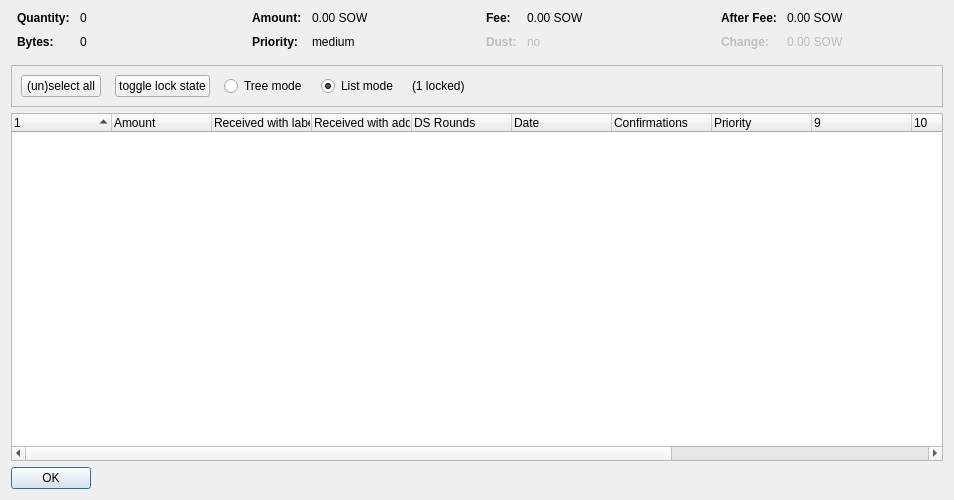
<?xml version="1.0" encoding="UTF-8"?>
<ui version="4.0">
 <class>CoinControlDialog</class>
 <widget class="QDialog" name="CoinControlDialog">
  <property name="geometry">
   <rect>
    <x>0</x>
    <y>0</y>
    <width>954</width>
    <height>500</height>
   </rect>
  </property>
  <property name="windowTitle">
   <string>Coin Selection</string>
  </property>
  <layout class="QVBoxLayout" name="verticalLayout">
   <item>
    <layout class="QHBoxLayout" name="horizontalLayoutTop" stretch="0,0,0,0">
     <property name="topMargin">
      <number>0</number>
     </property>
     <property name="bottomMargin">
      <number>10</number>
     </property>
     <item>
      <layout class="QFormLayout" name="formLayoutCoinControl1">
       <property name="horizontalSpacing">
        <number>10</number>
       </property>
       <property name="verticalSpacing">
        <number>10</number>
       </property>
       <property name="leftMargin">
        <number>6</number>
       </property>
       <property name="rightMargin">
        <number>6</number>
       </property>
       <item row="0" column="0">
        <widget class="QLabel" name="labelCoinControlQuantityText">
         <property name="font">
          <font>
           <weight>75</weight>
           <bold>true</bold>
          </font>
         </property>
         <property name="text">
          <string>Quantity:</string>
         </property>
        </widget>
       </item>
       <item row="0" column="1">
        <widget class="QLabel" name="labelCoinControlQuantity">
         <property name="cursor">
          <cursorShape>IBeamCursor</cursorShape>
         </property>
         <property name="contextMenuPolicy">
          <enum>Qt::ActionsContextMenu</enum>
         </property>
         <property name="text">
          <string notr="true">0</string>
         </property>
         <property name="textInteractionFlags">
          <set>Qt::LinksAccessibleByMouse|Qt::TextSelectableByKeyboard|Qt::TextSelectableByMouse</set>
         </property>
        </widget>
       </item>
       <item row="1" column="0">
        <widget class="QLabel" name="labelCoinControlBytesText">
         <property name="font">
          <font>
           <weight>75</weight>
           <bold>true</bold>
          </font>
         </property>
         <property name="text">
          <string>Bytes:</string>
         </property>
        </widget>
       </item>
       <item row="1" column="1">
        <widget class="QLabel" name="labelCoinControlBytes">
         <property name="cursor">
          <cursorShape>IBeamCursor</cursorShape>
         </property>
         <property name="contextMenuPolicy">
          <enum>Qt::ActionsContextMenu</enum>
         </property>
         <property name="text">
          <string notr="true">0</string>
         </property>
         <property name="textInteractionFlags">
          <set>Qt::LinksAccessibleByMouse|Qt::TextSelectableByKeyboard|Qt::TextSelectableByMouse</set>
         </property>
        </widget>
       </item>
      </layout>
     </item>
     <item>
      <layout class="QFormLayout" name="formLayoutCoinControl2">
       <property name="horizontalSpacing">
        <number>10</number>
       </property>
       <property name="verticalSpacing">
        <number>10</number>
       </property>
       <property name="leftMargin">
        <number>6</number>
       </property>
       <property name="rightMargin">
        <number>6</number>
       </property>
       <item row="0" column="0">
        <widget class="QLabel" name="labelCoinControlAmountText">
         <property name="font">
          <font>
           <weight>75</weight>
           <bold>true</bold>
          </font>
         </property>
         <property name="text">
          <string>Amount:</string>
         </property>
        </widget>
       </item>
       <item row="0" column="1">
        <widget class="QLabel" name="labelCoinControlAmount">
         <property name="cursor">
          <cursorShape>IBeamCursor</cursorShape>
         </property>
         <property name="contextMenuPolicy">
          <enum>Qt::ActionsContextMenu</enum>
         </property>
         <property name="text">
          <string notr="true">0.00 SOW</string>
         </property>
         <property name="textInteractionFlags">
          <set>Qt::LinksAccessibleByMouse|Qt::TextSelectableByKeyboard|Qt::TextSelectableByMouse</set>
         </property>
        </widget>
       </item>
       <item row="1" column="0">
        <widget class="QLabel" name="labelCoinControlPriorityText">
         <property name="font">
          <font>
           <weight>75</weight>
           <bold>true</bold>
          </font>
         </property>
         <property name="text">
          <string>Priority:</string>
         </property>
        </widget>
       </item>
       <item row="1" column="1">
        <widget class="QLabel" name="labelCoinControlPriority">
         <property name="cursor">
          <cursorShape>IBeamCursor</cursorShape>
         </property>
         <property name="contextMenuPolicy">
          <enum>Qt::ActionsContextMenu</enum>
         </property>
         <property name="text">
          <string>medium</string>
         </property>
         <property name="textInteractionFlags">
          <set>Qt::LinksAccessibleByMouse|Qt::TextSelectableByKeyboard|Qt::TextSelectableByMouse</set>
         </property>
        </widget>
       </item>
      </layout>
     </item>
     <item>
      <layout class="QFormLayout" name="formLayoutCoinControl3">
       <property name="horizontalSpacing">
        <number>10</number>
       </property>
       <property name="verticalSpacing">
        <number>10</number>
       </property>
       <property name="leftMargin">
        <number>6</number>
       </property>
       <property name="rightMargin">
        <number>6</number>
       </property>
       <item row="0" column="0">
        <widget class="QLabel" name="labelCoinControlFeeText">
         <property name="font">
          <font>
           <weight>75</weight>
           <bold>true</bold>
          </font>
         </property>
         <property name="text">
          <string>Fee:</string>
         </property>
        </widget>
       </item>
       <item row="0" column="1">
        <widget class="QLabel" name="labelCoinControlFee">
         <property name="cursor">
          <cursorShape>IBeamCursor</cursorShape>
         </property>
         <property name="contextMenuPolicy">
          <enum>Qt::ActionsContextMenu</enum>
         </property>
         <property name="text">
          <string notr="true">0.00 SOW</string>
         </property>
         <property name="textInteractionFlags">
          <set>Qt::LinksAccessibleByMouse|Qt::TextSelectableByKeyboard|Qt::TextSelectableByMouse</set>
         </property>
        </widget>
       </item>
       <item row="1" column="0">
        <widget class="QLabel" name="labelCoinControlLowOutputText">
         <property name="enabled">
          <bool>false</bool>
         </property>
         <property name="font">
          <font>
           <weight>75</weight>
           <bold>true</bold>
          </font>
         </property>
         <property name="text">
          <string>Dust:</string>
         </property>
        </widget>
       </item>
       <item row="1" column="1">
        <widget class="QLabel" name="labelCoinControlLowOutput">
         <property name="enabled">
          <bool>false</bool>
         </property>
         <property name="cursor">
          <cursorShape>IBeamCursor</cursorShape>
         </property>
         <property name="contextMenuPolicy">
          <enum>Qt::ActionsContextMenu</enum>
         </property>
         <property name="text">
          <string>no</string>
         </property>
         <property name="textInteractionFlags">
          <set>Qt::LinksAccessibleByMouse|Qt::TextSelectableByKeyboard|Qt::TextSelectableByMouse</set>
         </property>
        </widget>
       </item>
      </layout>
     </item>
     <item>
      <layout class="QFormLayout" name="formLayoutCoinControl4">
       <property name="horizontalSpacing">
        <number>10</number>
       </property>
       <property name="verticalSpacing">
        <number>10</number>
       </property>
       <property name="leftMargin">
        <number>6</number>
       </property>
       <property name="rightMargin">
        <number>6</number>
       </property>
       <item row="0" column="0">
        <widget class="QLabel" name="labelCoinControlAfterFeeText">
         <property name="font">
          <font>
           <weight>75</weight>
           <bold>true</bold>
          </font>
         </property>
         <property name="text">
          <string>After Fee:</string>
         </property>
        </widget>
       </item>
       <item row="0" column="1">
        <widget class="QLabel" name="labelCoinControlAfterFee">
         <property name="cursor">
          <cursorShape>IBeamCursor</cursorShape>
         </property>
         <property name="contextMenuPolicy">
          <enum>Qt::ActionsContextMenu</enum>
         </property>
         <property name="text">
          <string notr="true">0.00 SOW</string>
         </property>
         <property name="textInteractionFlags">
          <set>Qt::LinksAccessibleByMouse|Qt::TextSelectableByKeyboard|Qt::TextSelectableByMouse</set>
         </property>
        </widget>
       </item>
       <item row="1" column="0">
        <widget class="QLabel" name="labelCoinControlChangeText">
         <property name="enabled">
          <bool>false</bool>
         </property>
         <property name="font">
          <font>
           <weight>75</weight>
           <bold>true</bold>
          </font>
         </property>
         <property name="text">
          <string>Change:</string>
         </property>
        </widget>
       </item>
       <item row="1" column="1">
        <widget class="QLabel" name="labelCoinControlChange">
         <property name="enabled">
          <bool>false</bool>
         </property>
         <property name="cursor">
          <cursorShape>IBeamCursor</cursorShape>
         </property>
         <property name="contextMenuPolicy">
          <enum>Qt::ActionsContextMenu</enum>
         </property>
         <property name="text">
          <string notr="true">0.00 SOW</string>
         </property>
         <property name="textInteractionFlags">
          <set>Qt::LinksAccessibleByMouse|Qt::TextSelectableByKeyboard|Qt::TextSelectableByMouse</set>
         </property>
        </widget>
       </item>
      </layout>
     </item>
    </layout>
   </item>
   <item>
    <widget class="QFrame" name="frame">
     <property name="minimumSize">
      <size>
       <width>0</width>
       <height>40</height>
      </size>
     </property>
     <property name="frameShape">
      <enum>QFrame::StyledPanel</enum>
     </property>
     <property name="frameShadow">
      <enum>QFrame::Sunken</enum>
     </property>
     <layout class="QHBoxLayout" name="horizontalLayout">
      <item>
       <layout class="QHBoxLayout" name="horizontalLayoutPanel" stretch="0,0,0,0,0,0">
        <property name="spacing">
         <number>14</number>
        </property>
        <item>
         <widget class="QPushButton" name="pushButtonSelectAll">
          <property name="sizePolicy">
           <sizepolicy hsizetype="Maximum" vsizetype="Fixed">
            <horstretch>0</horstretch>
            <verstretch>0</verstretch>
           </sizepolicy>
          </property>
          <property name="text">
           <string>(un)select all</string>
          </property>
          <property name="autoDefault">
           <bool>false</bool>
          </property>
         </widget>
        </item>
        <item>
         <widget class="QPushButton" name="pushButtonToggleLock">
          <property name="sizePolicy">
           <sizepolicy hsizetype="Maximum" vsizetype="Fixed">
            <horstretch>0</horstretch>
            <verstretch>0</verstretch>
           </sizepolicy>
          </property>
          <property name="text">
           <string>toggle lock state</string>
          </property>
          <property name="autoDefault">
           <bool>false</bool>
          </property>
         </widget>
        </item>
        <item>
         <widget class="QRadioButton" name="radioTreeMode">
          <property name="sizePolicy">
           <sizepolicy hsizetype="Maximum" vsizetype="Fixed">
            <horstretch>0</horstretch>
            <verstretch>0</verstretch>
           </sizepolicy>
          </property>
          <property name="text">
           <string>Tree mode</string>
          </property>
         </widget>
        </item>
        <item>
         <widget class="QRadioButton" name="radioListMode">
          <property name="sizePolicy">
           <sizepolicy hsizetype="Maximum" vsizetype="Fixed">
            <horstretch>0</horstretch>
            <verstretch>0</verstretch>
           </sizepolicy>
          </property>
          <property name="text">
           <string>List mode</string>
          </property>
          <property name="checked">
           <bool>true</bool>
          </property>
         </widget>
        </item>
        <item>
         <widget class="QLabel" name="labelLocked">
          <property name="text">
           <string>(1 locked)</string>
          </property>
         </widget>
        </item>
        <item>
         <spacer name="horizontalSpacer">
          <property name="orientation">
           <enum>Qt::Horizontal</enum>
          </property>
          <property name="sizeHint" stdset="0">
           <size>
            <width>40</width>
            <height>20</height>
           </size>
          </property>
         </spacer>
        </item>
       </layout>
      </item>
     </layout>
    </widget>
   </item>
   <item>
    <widget class="CoinControlTreeWidget" name="treeWidget">
     <property name="contextMenuPolicy">
      <enum>Qt::CustomContextMenu</enum>
     </property>
     <property name="sortingEnabled">
      <bool>false</bool>
     </property>
     <property name="columnCount">
      <number>13</number>
     </property>
     <attribute name="headerShowSortIndicator" stdset="0">
      <bool>true</bool>
     </attribute>
     <attribute name="headerStretchLastSection">
      <bool>false</bool>
     </attribute>
     <column>
      <property name="text">
       <string/>
      </property>
     </column>
     <column>
      <property name="text">
       <string>Amount</string>
      </property>
     </column>
     <column>
      <property name="text">
       <string>Received with label</string>
      </property>
     </column>
     <column>
      <property name="text">
       <string>Received with address</string>
      </property>
     </column>
     <column>
      <property name="text">
       <string>DS Rounds</string>
      </property>
     </column>
     <column>
      <property name="text">
       <string>Date</string>
      </property>
     </column>
     <column>
      <property name="text">
       <string>Confirmations</string>
      </property>
      <property name="toolTip">
       <string>Confirmed</string>
      </property>
     </column>
     <column>
      <property name="text">
       <string>Priority</string>
      </property>
     </column>
     <column>
      <property name="text">
       <string/>
      </property>
     </column>
     <column>
      <property name="text">
       <string/>
      </property>
     </column>
     <column>
      <property name="text">
       <string/>
      </property>
     </column>
     <column>
      <property name="text">
       <string/>
      </property>
     </column>
     <column>
      <property name="text">
       <string/>
      </property>
     </column>
    </widget>
   </item>
   <item>
    <widget class="QDialogButtonBox" name="buttonBox">
     <property name="sizePolicy">
      <sizepolicy hsizetype="Maximum" vsizetype="Fixed">
       <horstretch>0</horstretch>
       <verstretch>0</verstretch>
      </sizepolicy>
     </property>
     <property name="orientation">
      <enum>Qt::Horizontal</enum>
     </property>
     <property name="standardButtons">
      <set>QDialogButtonBox::Ok</set>
     </property>
    </widget>
   </item>
  </layout>
 </widget>
 <customwidgets>
  <customwidget>
   <class>CoinControlTreeWidget</class>
   <extends>QTreeWidget</extends>
   <header>coincontroltreewidget.h</header>
  </customwidget>
 </customwidgets>
 <resources/>
 <connections/>
</ui>
